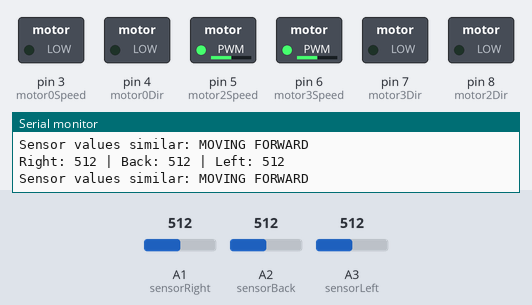
This sketch was run on a simulated Arduino Uno, built with avr-gcc and run on an emulated ATmega328P. Parts: switched loads named in the sketch (green lamp = pin HIGH), the last lines printed to the serial monitor. Inputs (shaded band) come from the test bench; at power-on: A1 (sensorRight) = 512, A2 (sensorBack) = 512, A3 (sensorLeft) = 512.

Above: at 1.2 s.
1.3 s: A1 (sensorRight) set to 716
At 2.3 s:
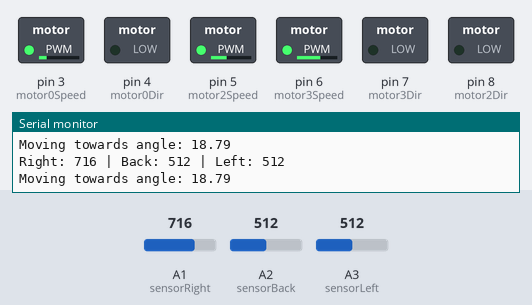
2.8 s: A2 (sensorBack) set to 901
At 3.3 s:
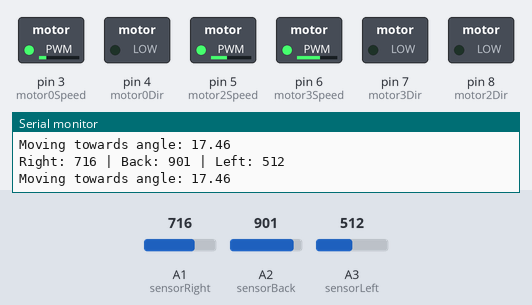
4.3 s: A2 (sensorBack) set to 928
At 5.1 s:
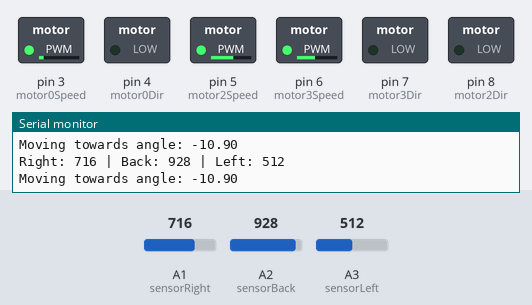
5.8 s: A3 (sensorLeft) set to 122
At 6.9 s:
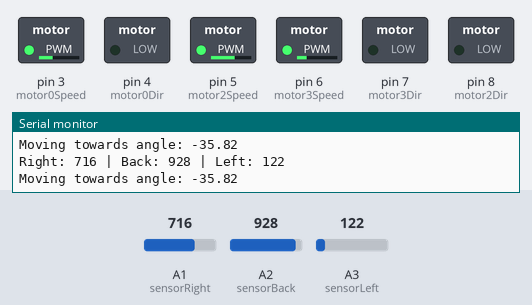
7.3 s: A1 (sensorRight) set to 1023
At 7.9 s:
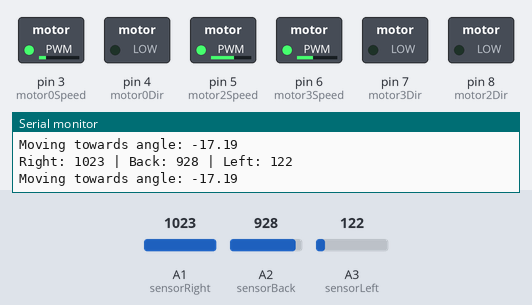
10.3 s: A3 (sensorLeft) set to 116
At 11.6 s:
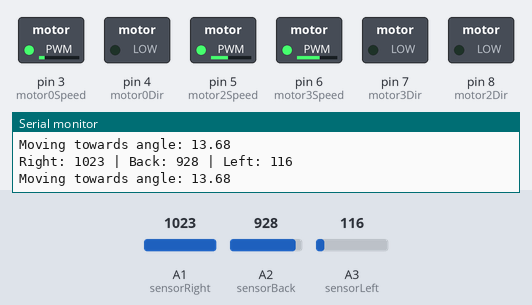
Timing chart, 0 to 12.8 s (numbered marks = the images above; inputs shaded):
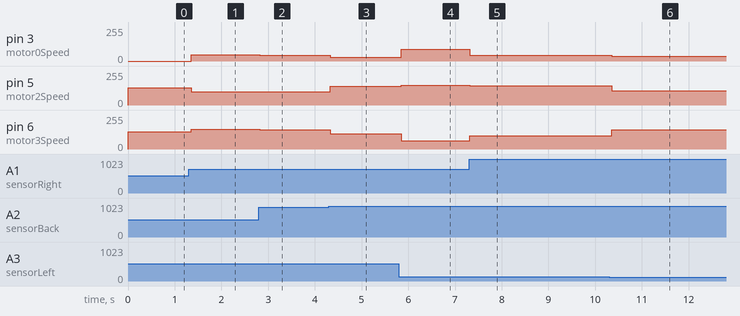

Measured:
- after the input at 1.3 s, pin 3 (motor0Speed): 0/255 → 48/255 after 0.05 s; pin 5 (motor2Speed): 129/255 → 98/255 after 0.05 s; pin 6 (motor3Speed): 129/255 → 147/255 after 0.05 s
- after the input at 2.8 s, pin 3 (motor0Speed): 48/255 → 45/255 at once; pin 5 (motor2Speed): 98/255 → 101/255 at once; pin 6 (motor3Speed): 147/255 → 146/255 at once
- after the input at 4.3 s, pin 3 (motor0Speed): 45/255 → 28/255 at once; pin 5 (motor2Speed): 101/255 → 141/255 at once; pin 6 (motor3Speed): 146/255 → 113/255 at once
- after the input at 5.8 s, pin 3 (motor0Speed): 28/255 → 87/255 after 0.05 s; pin 5 (motor2Speed): 141/255 → 149/255 after 0.05 s; pin 6 (motor3Speed): 113/255 → 61/255 after 0.05 s
- after the input at 7.3 s, pin 3 (motor0Speed): 87/255 → 44/255 at once; pin 5 (motor2Speed): 149/255 → 146/255 at once; pin 6 (motor3Speed): 61/255 → 101/255 at once
- after the input at 10.3 s, pin 3 (motor0Speed): 44/255 → 35/255 after 0.05 s; pin 5 (motor2Speed): 146/255 → 108/255 after 0.05 s; pin 6 (motor3Speed): 101/255 → 143/255 after 0.05 s

The sketch:

willoldirtest.ino
```cpp
// === Motor Pins ===
const int motor0Dir = 4;  // Motor 0 Direction
const int motor0Speed = 3; // Motor 0 Speed (PWM)
const int motor2Dir = 8;  // Motor 2 Direction
const int motor2Speed = 5; // Motor 2 Speed (PWM)
const int motor3Dir = 7;  // Motor 3 Direction
const int motor3Speed = 6; // Motor 3 Speed (PWM)

// === Sensor Pins ===
const int sensorRight = A1;
const int sensorBack = A2;
const int sensorLeft = A3;

// === Constants ===
const int MIN_BALL_THRESHOLD = 100; // Minimum IR value to be considered ball
const int SIMILARITY_THRESHOLD = 100; // Threshold for ignoring small differences
const int MOTOR_SPEED = 150; // Motor speed value for moving

void setup() {
  Serial.begin(115200); // Begin Serial Communication

  // Motor pin setup
  pinMode(motor0Dir, OUTPUT);
  pinMode(motor0Speed, OUTPUT);
  pinMode(motor2Dir, OUTPUT);
  pinMode(motor2Speed, OUTPUT);
  pinMode(motor3Dir, OUTPUT);
  pinMode(motor3Speed, OUTPUT);

  // Sensor pin setup
  pinMode(sensorRight, INPUT);
  pinMode(sensorBack, INPUT);
  pinMode(sensorLeft, INPUT);
}

// Function to drive motors based on calculated angle
void drive_kiwi(float angle_deg, float power) {
  float angle_rad = radians(angle_deg); // Convert degrees to radians

  // Calculate speeds for each motor
  float motor0 = sin(angle_rad); // Front motor (Motor 0) should go opposite of current direction
  float motor2 = (sin(angle_rad + radians(120))); // Right motor (Motor 2)
  float motor3 = (sin(angle_rad - radians(120))); // Left motor (Motor 3)

  // Normalize motor speeds to be between -1 and 1
  float maxMotor = max(max(abs(motor0), abs(motor2)), abs(motor3));
  if (maxMotor > 1.0) {
    motor0 /= maxMotor;
    motor2 /= maxMotor;
    motor3 /= maxMotor;
  }

  // Apply the power to each motor
  analogWrite(motor0Speed, abs(motor0 * power));
  digitalWrite(-1*motor0Dir, motor0 > 0 ? HIGH : LOW);

  analogWrite(motor2Speed, abs(motor2 * power));
  digitalWrite(-1*motor2Dir, motor2 > 0 ? HIGH : LOW);

  analogWrite(motor3Speed, abs(motor3 * power));
  digitalWrite(-1*motor3Dir, motor3 > 0 ? HIGH : LOW);
}

void loop() {
  // Read sensor values from each direction
  int rightVal = analogRead(sensorRight);
  int backVal = analogRead(sensorBack);
  int leftVal = analogRead(sensorLeft);

  // Print sensor values to serial monitor for debugging
  Serial.print("Right: ");
  Serial.print(rightVal);
  Serial.print(" | Back: ");
  Serial.print(backVal);
  Serial.print(" | Left: ");
  Serial.println(leftVal);

  // Get the strongest sensor value
  int maxVal = max(rightVal, max(backVal, leftVal));

  // If no strong signal is detected, move forward
  if (maxVal < MIN_BALL_THRESHOLD) {
    Serial.println("No strong IR detected: MOVING FORWARD");
    drive_kiwi(0, MOTOR_SPEED); // Move forward (0 degrees)
    delay(50);
    return;
  }

  // Calculate the difference between sensor readings
  int maxDiff = max(abs(rightVal - backVal), max(abs(rightVal - leftVal), abs(backVal - leftVal)));

  // If sensor values are too similar, move forward
  if (maxDiff < SIMILARITY_THRESHOLD) {
    Serial.println("Sensor values similar: MOVING FORWARD");
    drive_kiwi(0, MOTOR_SPEED); // Move forward (0 degrees)
    delay(50);
    return;
  }

  // Calculate a weighted angle based on sensor strengths
  float angleSum = 0;
  float totalStrength = 0;

  angleSum += rightVal * 90;    // Right sensor at 90 degrees
  totalStrength += rightVal;

  angleSum += backVal * 180;    // Back sensor at 180 degrees
  totalStrength += backVal;

  angleSum += leftVal * 270;    // Left sensor at 270 degrees
  totalStrength += leftVal;

  // Calculate the weighted average angle
  float ballAngle = angleSum / totalStrength;

  Serial.print("Moving towards angle: ");
  Serial.println(ballAngle);

  // Move towards the calculated direction
  drive_kiwi(ballAngle, MOTOR_SPEED);

  delay(50); // Small delay to avoid too much output
}
```
